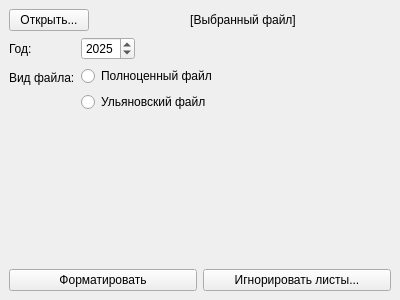
<?xml version="1.0" encoding="UTF-8"?>
<ui version="4.0">
 <class>MainWindow</class>
 <widget class="QMainWindow" name="MainWindow">
  <property name="geometry">
   <rect>
    <x>0</x>
    <y>0</y>
    <width>400</width>
    <height>300</height>
   </rect>
  </property>
  <property name="minimumSize">
   <size>
    <width>400</width>
    <height>300</height>
   </size>
  </property>
  <property name="windowTitle">
   <string>MainWindow</string>
  </property>
  <widget class="QWidget" name="centralwidget">
   <layout class="QVBoxLayout" name="verticalLayout_2">
    <item>
     <layout class="QHBoxLayout" name="fileLoad">
      <item>
       <widget class="QPushButton" name="btnOpenFile">
        <property name="sizePolicy">
         <sizepolicy hsizetype="Maximum" vsizetype="Maximum">
          <horstretch>0</horstretch>
          <verstretch>0</verstretch>
         </sizepolicy>
        </property>
        <property name="text">
         <string>Открыть...</string>
        </property>
       </widget>
      </item>
      <item>
       <widget class="QLabel" name="labelSelectedFile">
        <property name="sizePolicy">
         <sizepolicy hsizetype="Expanding" vsizetype="Maximum">
          <horstretch>0</horstretch>
          <verstretch>0</verstretch>
         </sizepolicy>
        </property>
        <property name="frameShape">
         <enum>QFrame::NoFrame</enum>
        </property>
        <property name="frameShadow">
         <enum>QFrame::Plain</enum>
        </property>
        <property name="lineWidth">
         <number>1</number>
        </property>
        <property name="midLineWidth">
         <number>0</number>
        </property>
        <property name="text">
         <string>[Выбранный файл]</string>
        </property>
        <property name="textFormat">
         <enum>Qt::PlainText</enum>
        </property>
        <property name="alignment">
         <set>Qt::AlignCenter</set>
        </property>
       </widget>
      </item>
     </layout>
    </item>
    <item>
     <layout class="QFormLayout" name="formLayoutSettings">
      <item row="0" column="0">
       <widget class="QLabel" name="labelYear">
        <property name="sizePolicy">
         <sizepolicy hsizetype="Maximum" vsizetype="Preferred">
          <horstretch>0</horstretch>
          <verstretch>0</verstretch>
         </sizepolicy>
        </property>
        <property name="text">
         <string>Год:</string>
        </property>
       </widget>
      </item>
      <item row="0" column="1">
       <widget class="QSpinBox" name="spinBoxFileYear">
        <property name="sizePolicy">
         <sizepolicy hsizetype="Maximum" vsizetype="Fixed">
          <horstretch>0</horstretch>
          <verstretch>0</verstretch>
         </sizepolicy>
        </property>
        <property name="minimum">
         <number>2000</number>
        </property>
        <property name="maximum">
         <number>3000</number>
        </property>
        <property name="value">
         <number>2025</number>
        </property>
       </widget>
      </item>
      <item row="1" column="0">
       <widget class="QLabel" name="labelFileType">
        <property name="sizePolicy">
         <sizepolicy hsizetype="Maximum" vsizetype="Preferred">
          <horstretch>0</horstretch>
          <verstretch>0</verstretch>
         </sizepolicy>
        </property>
        <property name="text">
         <string>Вид файла:</string>
        </property>
       </widget>
      </item>
      <item row="1" column="1">
       <layout class="QVBoxLayout" name="verticalLayout">
        <item>
         <widget class="QRadioButton" name="radioBtnFullFile">
          <property name="text">
           <string>Полноценный файл</string>
          </property>
         </widget>
        </item>
        <item>
         <widget class="QRadioButton" name="radioBtnULFile">
          <property name="text">
           <string>Ульяновский файл</string>
          </property>
         </widget>
        </item>
       </layout>
      </item>
     </layout>
    </item>
    <item>
     <layout class="QHBoxLayout" name="mainBtns">
      <property name="spacing">
       <number>6</number>
      </property>
      <item>
       <widget class="QPushButton" name="btnDoFormatToCSV">
        <property name="text">
         <string>Форматировать</string>
        </property>
       </widget>
      </item>
      <item>
       <widget class="QPushButton" name="btnIgnorList">
        <property name="text">
         <string>Игнорировать листы...</string>
        </property>
       </widget>
      </item>
     </layout>
    </item>
   </layout>
  </widget>
 </widget>
 <tabstops>
  <tabstop>spinBoxFileYear</tabstop>
  <tabstop>radioBtnFullFile</tabstop>
  <tabstop>radioBtnULFile</tabstop>
  <tabstop>btnDoFormatToCSV</tabstop>
  <tabstop>btnIgnorList</tabstop>
  <tabstop>btnOpenFile</tabstop>
 </tabstops>
 <resources/>
 <connections/>
</ui>
